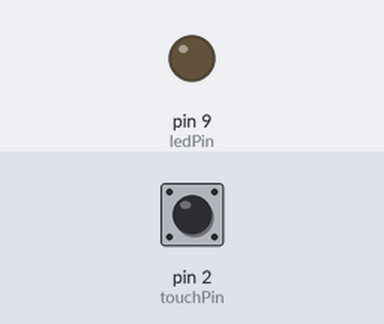
Bench run of a sketch on a simulated Arduino Uno, built with avr-gcc and run on an emulated ATmega328P. Shown: output pins drawn as LEDs (lit = HIGH). The inputs (shaded band) are chosen by the test bench; at power-on: pin 2 (touchPin) LOW.

Above: at 1.2 s.
1.3 s: pin 2 (touchPin) pulled HIGH for 0.15 s
At 1.37 s:
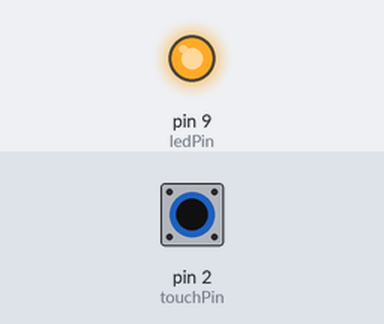
2.9 s: pin 2 (touchPin) pulled HIGH for 3.2 s
At 7.3 s:
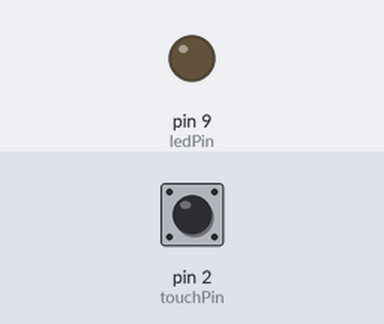
Timing chart, 0 to 8.8 s (numbered marks = the images above; inputs shaded):
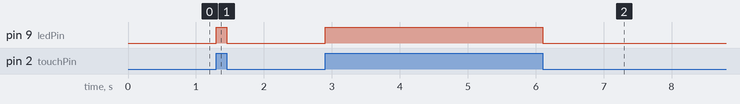

Measured:
- after the input at 1.3 s, pin 9 (ledPin): LOW → HIGH at once, → LOW 0.15 s later
- after the input at 2.9 s, pin 9 (ledPin): LOW → HIGH at once, → LOW 3.2 s later

The sketch:

acender_o_led_com_toque.ino
```cpp
// Definições de pinos
const int ledPin = 9;         // Pino onde o LED está conectado
const int touchPin = 2;       // Pino onde o sensor touch está conectado

void setup() {
  pinMode(ledPin, OUTPUT);    // Define o pino do LED como saída
  pinMode(touchPin, INPUT);   // Define o pino do sensor touch como entrada
  digitalWrite(ledPin, HIGH); // Liga o LED no início
}

void loop() {
  // Lê o estado do sensor touch
  int sensorValue = digitalRead(touchPin);

  // Se o sensor touch for acionado
  if (sensorValue == HIGH) {
    digitalWrite(ledPin, 1);  // Desliga o LED
  } else {
    digitalWrite(ledPin, 0);  // Liga o LED
  }

  delay(50); // Pequeno atraso para evitar leituras instáveis
}
```
